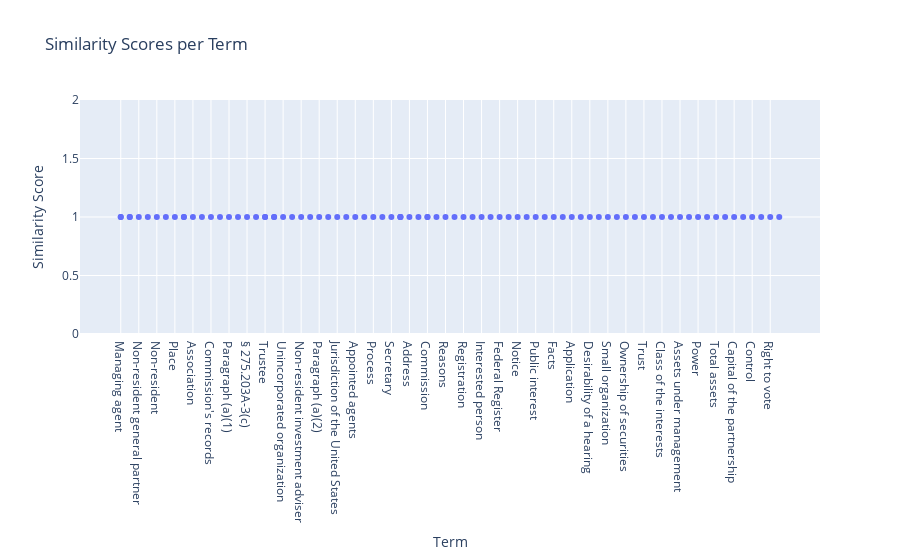

This figure's notebook cell:
### Markdown cell above
Interactive Visualization

### Code cell
fig = px.scatter(df_terms_results, x='term', y='similarity_score',
                 hover_data=['definition_true', 'definition_pred'],
                 title='Similarity Scores per Term')
fig.update_layout(xaxis_title='Term', yaxis_title='Similarity Score')
fig.show()

### Figure 1 — Plotly figure (JSON) as saved in the notebook; plotly's stock layout.template omitted (floating-point values rounded to 4 significant figures; data arrays with more than 128 entries replaced by an {"elided": "..."} marker saying what was removed)
{"data": [{"customdata": {"elided": "82x2 str values"}, "hovertemplate": "term=%{x}<br>similarity_score=%{y}<br>definition_true=%{customdata[0]}<br>definition_pred=%{customdata[1]}<extra></extra>", "legendgroup": "", "marker": {"color": "#636efa", "symbol": "circle"}, "mode": "markers", "name": "", "orientation": "v", "showlegend": false, "type": "scatter", "x": ["Managing agent", "Partnership", "Non-resident general partner", "Named party", "Non-resident", "Pleadings", "Place", "Person", "Association", "Non-resident managing agent", "Commission's records", "Secretary of the Commission", "Paragraph (a)(1)", "Principal office", "§ 275.203A-3(c)", "Evidence of service", "Trustee", "Corporation", "Unincorporated organization", "Certified mail", "Non-resident investment adviser", "Certification", "Paragraph (a)(2)", "Place of business", "Jurisdiction of the United States", "Affairs", "Appointed agents", "Individual", "Process", "Papers", "Secretary", "Investment adviser", "Address", "Registered mail", "Commission", "Order", "Reasons", "Act", "Registration", "Protection of investors", "Interested person", "Earliest date", "Federal Register", "Initiation of the proceeding", "Notice", "Hearing", "Public interest", "Nature of interest", "Facts", "Expiration of the period of time", "Application", "Investment adviser", "Period of time", "Commission", "Desirability of a hearing", "Matter", "Managing agent", "Small organization", "Partnership", "Investment Advisers Act of 1940", "Ownership of securities", "Fiscal year", "Trust", "Person", "Contract", "Class of the interests", "Right to receive upon dissolution", "Assets under management", "Limited liability company", "Power", "Balance sheet", "Total assets", "Small business", "Trustee", "Corporation", "Investment adviser", "Capital of the partnership", "Class of voting securities", "Control", "Policies", "Right to vote", "Management"], "xaxis": "x", "y": [1, 1, 1, 1, 1, 1, 1, 1, 1, 1, 1, 1, 1, 1, 1, 1, 1, 1, 1, 1, 1, 1, 1, 1, 1, 1, 1, 1, 1, 1, 1, 1, 1, 1, 1, 1, 1, 1, 1, 1, 1, 1, 1, 1, 1, 1, 1, 1, 1, 1, 1, 1, 1, 1, 1, 1, 1, 1, 1, 1, 1, 1, 1, 1, 1, 1, 1, 1, 1, 1, 1, 1, 1, 1, 1, 1, 1, 1, 1, 1, 1, 1], "yaxis": "y"}], "layout": {"legend": {"tracegroupgap": 0}, "title": {"text": "Similarity Scores per Term"}, "xaxis": {"anchor": "y", "domain": [0, 1], "title": {"text": "Term"}}, "yaxis": {"anchor": "x", "domain": [0, 1], "title": {"text": "Similarity Score"}}}}
